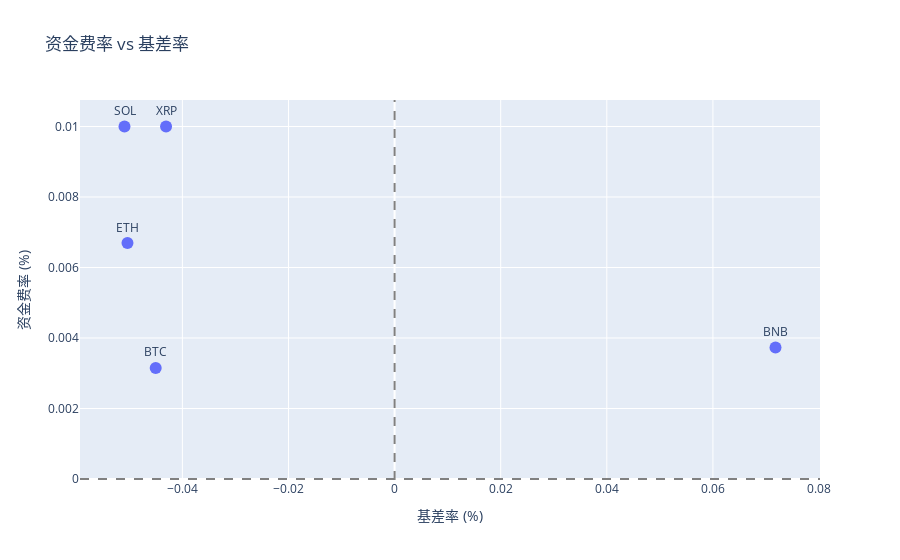

This figure's notebook cell:
### Markdown cell above
## 11. 资金费率与基差关系研究

### 理论背景
- **资金费率**：用于使永续合约价格锚定现货价格的机制
- **基差**：期货价格与现货价格的差值
- **关系**：当期货价格高于现货（正基差）时，通常资金费率为正，多头支付空头

### Code cell
# 散点图：资金费率 vs 基差率
if not df_current.empty and len(df_current) > 1:
    fig = px.scatter(
        df_current,
        x='basis_rate',
        y='funding_rate',
        text=[s.replace('/USDT:USDT', '') for s in df_current['symbol']],
        title='资金费率 vs 基差率',
        labels={'basis_rate': '基差率 (%)', 'funding_rate': '资金费率 (%)'}
    )
    
    fig.update_traces(textposition='top center', marker=dict(size=12))
    fig.add_hline(y=0, line_dash='dash', line_color='gray')
    fig.add_vline(x=0, line_dash='dash', line_color='gray')
    
    fig.show()

### Figure 1 — Plotly figure (JSON) as saved in the notebook; plotly's stock layout.template omitted (floating-point values rounded to 4 significant figures)
{"data": [{"hovertemplate": "基差率 (%)=%{x}<br>资金费率 (%)=%{y}<br>text=%{text}<extra></extra>", "legendgroup": "", "marker": {"color": "#636efa", "size": 12, "symbol": "circle"}, "mode": "markers+text", "name": "", "orientation": "v", "showlegend": false, "text": ["BTC", "ETH", "SOL", "BNB", "XRP"], "textposition": "top center", "type": "scatter", "x": [-0.04503, -0.05035, -0.05091, 0.0718, -0.04307], "xaxis": "x", "y": [0.003152, 0.006692, 0.01, 0.00373, 0.01], "yaxis": "y"}], "layout": {"legend": {"tracegroupgap": 0}, "shapes": [{"line": {"color": "gray", "dash": "dash"}, "type": "line", "x0": 0, "x1": 1, "xref": "x domain", "y0": 0, "y1": 0, "yref": "y"}, {"line": {"color": "gray", "dash": "dash"}, "type": "line", "x0": 0, "x1": 0, "xref": "x", "y0": 0, "y1": 1, "yref": "y domain"}], "title": {"text": "资金费率 vs 基差率"}, "xaxis": {"anchor": "y", "domain": [0, 1], "title": {"text": "基差率 (%)"}}, "yaxis": {"anchor": "x", "domain": [0, 1], "title": {"text": "资金费率 (%)"}}}}
